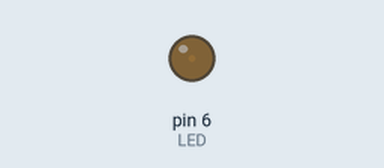
Recording of a sketch running on a simulated Arduino Uno, built with avr-gcc and run on an emulated ATmega328P. Parts: output pins drawn as LEDs (lit = HIGH).

Above: at 0.05 s.
At 3.45 s:
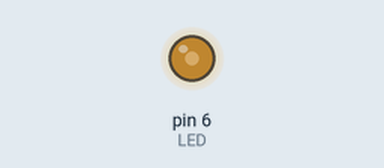
At 6.95 s:
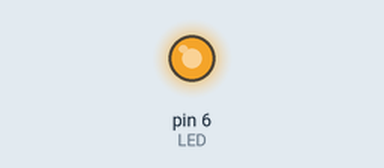
At 13.85 s:
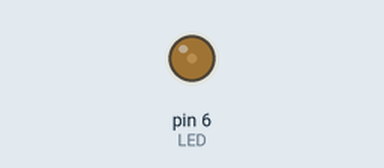
Timing chart, 0 to 20.0 s (numbered marks = the images above):
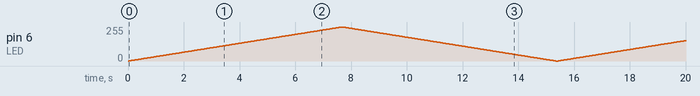

The sketch:

brightness_control_.ino
```cpp
const int LED = 6;
int bgt = 0, i;

void setup() {
  // put your setup code here, to run once:
  pinMode(LED, OUTPUT);
}

void loop() {
  // put your main code here, to run repeatedly:

  for(i = 0; i <= 255; i++)
  {
    analogWrite(LED, i);
    delay(30);
  }

  for(i = 255; i >= 0; i--)
  {
    analogWrite(LED, i);
    delay(30);
  }

  delay(30);
}
```
